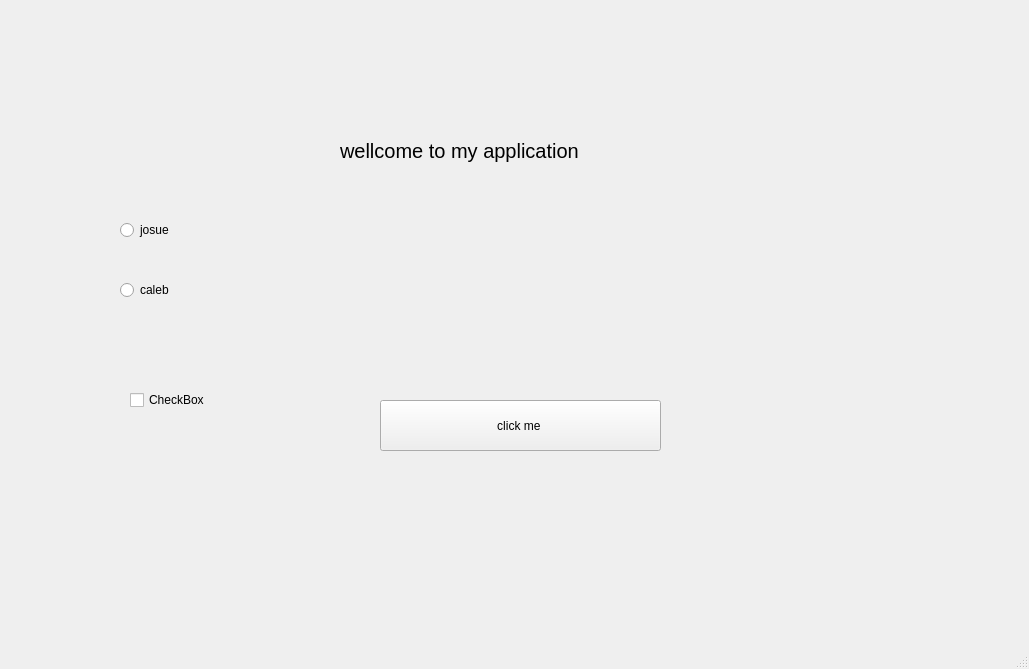
<?xml version="1.0" encoding="UTF-8"?>
<ui version="4.0">
 <class>MainWindow</class>
 <widget class="QMainWindow" name="MainWindow">
  <property name="geometry">
   <rect>
    <x>0</x>
    <y>0</y>
    <width>1029</width>
    <height>669</height>
   </rect>
  </property>
  <property name="windowTitle">
   <string>MainWindow</string>
  </property>
  <widget class="QWidget" name="centralwidget">
   <widget class="QLabel" name="texte">
    <property name="geometry">
     <rect>
      <x>340</x>
      <y>110</y>
      <width>311</width>
      <height>81</height>
     </rect>
    </property>
    <property name="font">
     <font>
      <pointsize>15</pointsize>
     </font>
    </property>
    <property name="text">
     <string>wellcome to my application</string>
    </property>
   </widget>
   <widget class="QPushButton" name="changelabel">
    <property name="geometry">
     <rect>
      <x>380</x>
      <y>400</y>
      <width>281</width>
      <height>51</height>
     </rect>
    </property>
    <property name="text">
     <string>click me </string>
    </property>
   </widget>
   <widget class="QRadioButton" name="radioButton">
    <property name="geometry">
     <rect>
      <x>120</x>
      <y>220</y>
      <width>95</width>
      <height>20</height>
     </rect>
    </property>
    <property name="text">
     <string>josue</string>
    </property>
   </widget>
   <widget class="QRadioButton" name="radioButton_2">
    <property name="geometry">
     <rect>
      <x>120</x>
      <y>280</y>
      <width>95</width>
      <height>20</height>
     </rect>
    </property>
    <property name="text">
     <string>caleb </string>
    </property>
   </widget>
   <widget class="QCheckBox" name="checkBox">
    <property name="geometry">
     <rect>
      <x>130</x>
      <y>390</y>
      <width>81</width>
      <height>20</height>
     </rect>
    </property>
    <property name="text">
     <string>CheckBox</string>
    </property>
   </widget>
  </widget>
  <widget class="QMenuBar" name="menubar">
   <property name="geometry">
    <rect>
     <x>0</x>
     <y>0</y>
     <width>1029</width>
     <height>26</height>
    </rect>
   </property>
  </widget>
  <widget class="QStatusBar" name="statusbar"/>
 </widget>
 <resources/>
 <connections/>
</ui>
